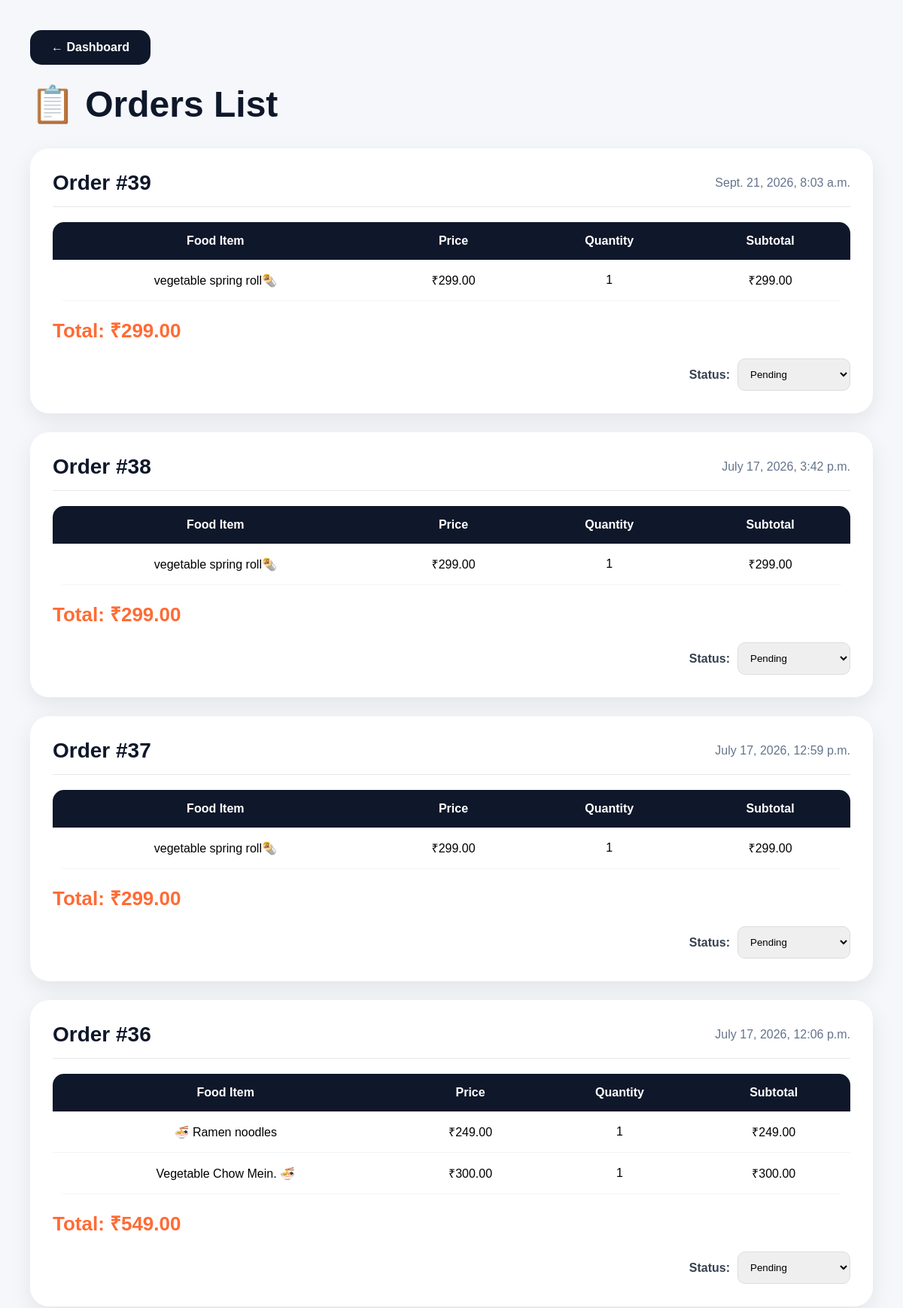
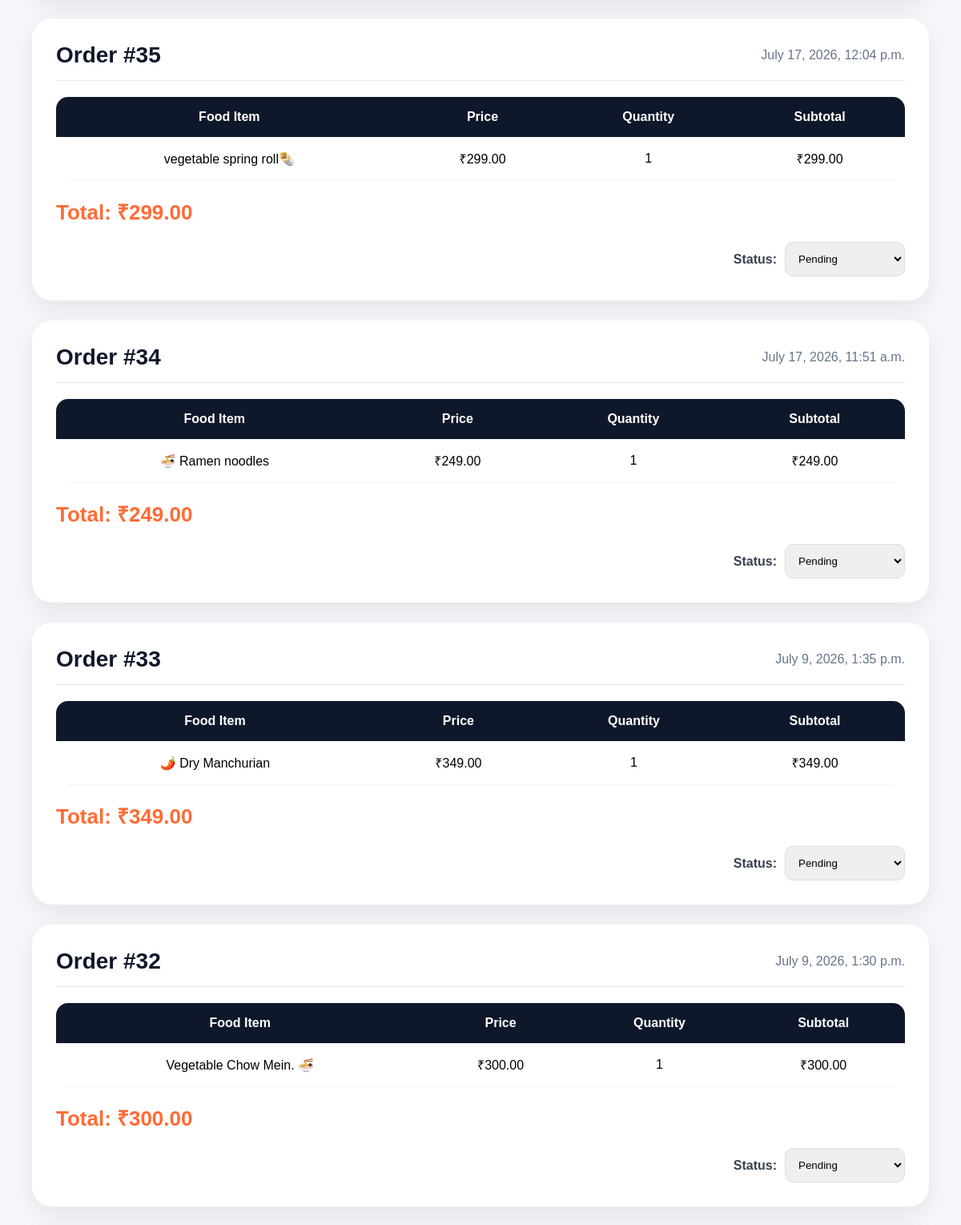
Page /orders/ (signed in, upper part) on the committed database (2 pictures, top to bottom).
### orders/models.py (models this page shows, shortened)
class Order(models.Model):
    user = models.ForeignKey(
        settings.AUTH_USER_MODEL,
        on_delete=models.CASCADE,
        related_name='orders'
    )
    STATUS_CHOICES = [
        ('Pending', 'Pending'),
        ('Preparing', 'Preparing'),
        ('Served', 'Served'),
    ]
    status = models.CharField(
        max_length=20,
        choices=STATUS_CHOICES,
        default='Pending'
    )
    created_at = models.DateTimeField(
        auto_now_add=True
    )
    @property
    def total_amount(self):
        return sum(
            item.subtotal
            for item in self.items.all()
        )

class OrderItem(models.Model):
    order = models.ForeignKey(
        Order,
        on_delete=models.CASCADE,
        related_name='items'
    )
    menu_item = models.ForeignKey(
        MenuItem,
        on_delete=models.CASCADE
    )
    quantity = models.PositiveIntegerField(
        default=1
    )
    @property
    def subtotal(self):
        return self.menu_item.price * self.quantity

### menu/models.py (models this page shows, shortened)
class MenuItem(models.Model):
    category = models.ForeignKey(
        Category,
        on_delete=models.CASCADE
    )
    name = models.CharField(
        max_length=200
    )
    description = models.TextField()
    price = models.DecimalField(
        max_digits=10,
        decimal_places=2
    )
    image = models.ImageField(
        upload_to='menu/'
    )
    is_available = models.BooleanField(
        default=True
    )
    created_at = models.DateTimeField(
        auto_now_add=True
    )

### orders/views.py (the view)
def order_list(request):
    if request.user.role == "customer":
        return redirect("home")
    orders = Order.objects.prefetch_related(
        "items",
        "items__menu_item"
    ).order_by(
        "-created_at"
    )
    return render(
        request,
        "orders/order_list.html",
        {
            "orders": orders
        }
    )

### templates/orders/order_list.html (shortened to what this page needs)
<!DOCTYPE html>
<html>
<head>
</head>
<body>
<a href="/dashboard/" class="back-btn">
    ← Dashboard
</a>
<h1>📋 Orders List</h1>
<div class="orders-container">
{% for order in orders %}
<div class="order-card">
    <div class="order-header">
        <div class="order-id">
            Order #{{ order.id }}
        </div>
        <div class="order-date">
            {{ order.created_at }}
        </div>
    </div>
    <table class="items-table">
        <tr>
            <th>Food Item</th>
            <th>Price</th>
            <th>Quantity</th>
            <th>Subtotal</th>
        </tr>
        {% for item in order.items.all %}
        <tr>
            <td>{{ item.menu_item.name }}</td>
            <td>₹{{ item.menu_item.price }}</td>
            <td>{{ item.quantity }}</td>
            <td>₹{{ item.subtotal }}</td>
        </tr>
        {% endfor %}
    </table>
    <div class="total-box">
        <h3>
            Total: ₹{{ order.total_amount }}
        </h3>
    </div>
    <form
        method="POST"
        action="{% url 'update_order_status' order.id %}"
        class="status-form"
    >
        <strong>Status:</strong>
        <select
            name="status"
            onchange="this.form.submit()"
        >
            <option
                value="Pending"
                {% if order.status == 'Pending' %}selected{% endif %}
            >
                Pending
            </option>
        </select>
    </form>
</div>
{% empty %}
<div class="empty">
    <h2>No Orders Found</h2>
</div>
{% endfor %}
</div>
</body>
</html>

### templates/orders/order_list.html (style rules this page uses)
* { margin:0; padding:0; box-sizing:border-box; font-family:Poppins,sans-serif; }
body { background:#f5f7fb; padding:40px; }
.back-btn { display:inline-block; padding:14px 28px; background:#0f172a; color:white; text-decoration:none; border-radius:15px; font-weight:600; margin-bottom:25px; transition:.3s; }
h1 { color:#0f172a; font-size:48px; font-weight:700; margin-bottom:30px; }
.orders-container { display:flex; flex-direction:column; gap:25px; }
.order-card { background:white; border-radius:25px; padding:30px; box-shadow:0 10px 30px rgba(0,0,0,.08); }
.order-header { display:flex; justify-content:space-between; align-items:center; margin-bottom:20px; padding-bottom:15px; border-bottom:1px solid #e5e7eb; }
.order-id { font-size:28px; font-weight:700; color:#0f172a; }
.order-date { color:#64748b; }
.items-table { width:100%; border-collapse:collapse; margin-bottom:20px; overflow:hidden; border-radius:15px; }
.items-table th { background:#0f172a; color:white; padding:16px; text-align:center; }
.items-table td { padding:16px; text-align:center; border-bottom:1px solid #f1f5f9; }
.total-box { display:flex; justify-content:space-between; align-items:center; margin-top:20px; }
.total-box h3 { color:#ff6b35; font-size:26px; font-weight:700; }
.status-form { margin-top:20px; display:flex; justify-content:flex-end; align-items:center; gap:10px; }
.status-form strong { color:#374151; }
.status-form select { padding:12px; border-radius:10px; border:1px solid #ddd; min-width:150px; cursor:pointer; }

### rows in the picture
Order: id "39", created_at "Sept. 21, 2026, 8:03 a.m.", total_amount "299.00", status "Pending"
OrderItem: menu_item.name "vegetable spring roll🌯", menu_item.price "299.00", quantity "1", subtotal "299.00"
Order: id "38", created_at "July 17, 2026, 3:42 p.m.", total_amount "299.00", status "Pending"
OrderItem: menu_item.name "vegetable spring roll🌯", menu_item.price "299.00", quantity "1", subtotal "299.00"
Order: id "37", created_at "July 17, 2026, 12:59 p.m.", total_amount "299.00", status "Pending"
OrderItem: menu_item.name "vegetable spring roll🌯", menu_item.price "299.00", quantity "1", subtotal "299.00"
Order: id "36", created_at "July 17, 2026, 12:06 p.m.", total_amount "549.00", status "Pending"
OrderItem: menu_item.name "🍜 Ramen noodles", menu_item.price "249.00", quantity "1", subtotal "249.00"
OrderItem: menu_item.name "Vegetable Chow Mein. 🍜", menu_item.price "300.00", quantity "1", subtotal "300.00"
Order: id "35", created_at "July 17, 2026, 12:04 p.m.", total_amount "299.00", status "Pending"
OrderItem: menu_item.name "vegetable spring roll🌯", menu_item.price "299.00", quantity "1", subtotal "299.00"
Order: id "34", created_at "July 17, 2026, 11:51 a.m.", total_amount "249.00", status "Pending"
OrderItem: menu_item.name "🍜 Ramen noodles", menu_item.price "249.00", quantity "1", subtotal "249.00"
Order: id "33", created_at "July 9, 2026, 1:35 p.m.", total_amount "349.00"
OrderItem: menu_item.name "🌶️ Dry Manchurian", menu_item.price "349.00", quantity "1", subtotal "349.00"
Order: id "32", created_at "July 9, 2026, 1:30 p.m.", total_amount "300.00"
OrderItem: menu_item.name "Vegetable Chow Mein. 🍜", menu_item.price "300.00", quantity "1", subtotal "300.00"
